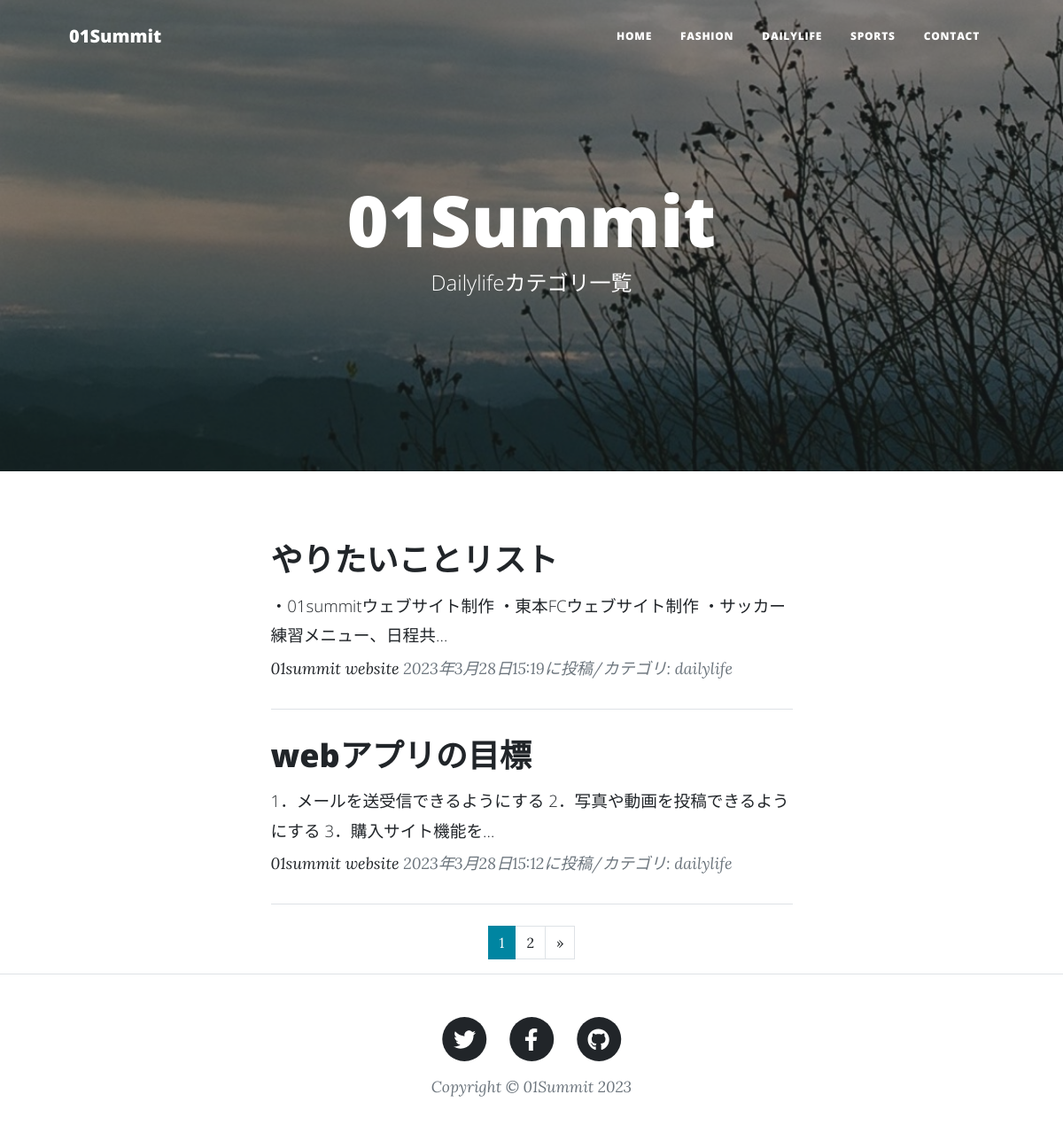
/dailylife-list/, run on the app's committed database.
### blogapp/models.py (models this page shows, shortened)
class BlogPost(models.Model):
    CATEGORY = (('fashion', 'fashion')),(('dailylife','dailylife')),(('sports','sports'))
    title = models.CharField(verbose_name='title',max_length=200)
    content = models.TextField(verbose_name='contnet')
    posted_at = models.DateTimeField(verbose_name='datetime',auto_now_add=True)
    category = models.CharField(verbose_name='category',max_length=50,choices=CATEGORY)

### blogapp/views.py (the view)
# urls.py: path('dailylife-list/', views.dailylife_view, name='dailylife_list'),
def dailylife_view(request):
    records = BlogPost.objects.filter(category='dailylife').order_by('-posted_at')
    paginator = Paginator(records, 2)
    page_number = request.GET.get('page', 1)
    pages = paginator.page(page_number)
    return render(request, 'dailylife_list.html', {'orderby_records': pages})

### blogapp/templates/dailylife_list.html (shortened to what this page needs)
{% extends 'base.html' %}
{% load static %}
        {% block header %}
        <header class="masthead" style="background-image: url({% static 'assets/img/no1.jpg' %})">
            <div class="container position-relative px-4 px-lg-5">
                <div class="row gx-4 gx-lg-5 justify-content-center">
                    <div class="col-md-10 col-lg-8 col-xl-7">
                        <div class="site-heading">
                            <h1> 01Summit </h1>
                            <span class="subheading"> Dailylifeカテゴリ一覧 </span>
                        </div>
                    </div>
                </div>
            </div>
        </header>
        {% endblock %}
        {% block contents %}
        <div class="container px-4 px-lg-5">
            <div class="row gx-4 gx-lg-5 justify-content-center">
                <div class="col-md-10 col-lg-8 col-xl-7">
                    {% for record in orderby_records %}
                    <div class="post-preview">
                        <a href="{% url 'blogapp:blog_detail' record.pk %}">
                            <h2 class="post-title">
                                {{record.title}}
                            </h2>
                            <h3 class="post-subtitle">
                                <span style="font-size : 14pt">
                                    {{record.content|truncatechars:50}}
                                </span>
                            </h3>
                        </a>
                        <p class="post-meta">
                            <a href="#"> 01summit website</a>
                            {{record.posted_at}}に投稿/カテゴリ:
                            {{record.category}}</p>
                    </div>
                    <hr class="my-4" />
                    {% endfor %}
                    {% include "pagination.html" %}
                </div>
            </div>
        </div>
        {% endblock %}

### data on the page
BlogPost: title "やりたいことリスト", content "・01summitウェブサイト制作 ・東本FCウェブサイト制作 ・サッカー練習メニュー、日程共…", posted_at "2023年3月28日15:19", category "dailylife"
BlogPost: title "webアプリの目標", content "1．メールを送受信できるようにする 2．写真や動画を投稿できるようにする 3．購入サイト機能を…", posted_at "2023年3月28日15:12", category "dailylife"

### other printed values
{{ num }} "1"
{{ num }} "2"
